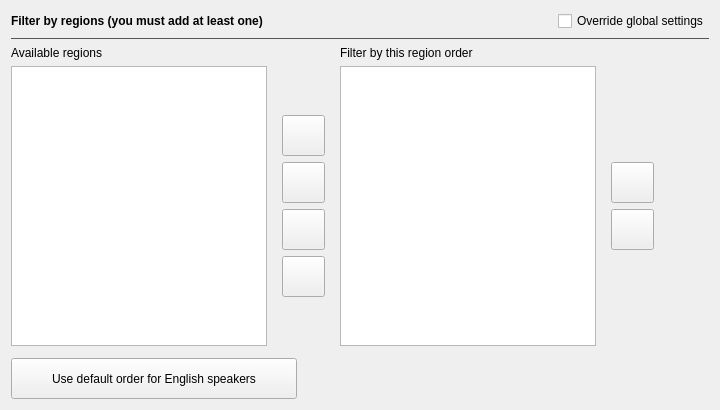
                   <widget class="QWidget" name="tabSystemRegions">
                    <attribute name="title">
                     <string>Regions</string>
                    </attribute>
                    <layout class="QVBoxLayout" name="verticalLayout">
                     <item>
                      <widget class="QWidget" name="gridSystemRegions" native="true">
                       <layout class="QGridLayout" name="gridLayoutSystemRegions">
                        <property name="leftMargin">
                         <number>0</number>
                        </property>
                        <property name="topMargin">
                         <number>0</number>
                        </property>
                        <property name="rightMargin">
                         <number>0</number>
                        </property>
                        <property name="bottomMargin">
                         <number>0</number>
                        </property>
                        <item row="3" column="3">
                         <widget class="QFrame" name="frameSystemRegionUpDown">
                          <property name="sizePolicy">
                           <sizepolicy hsizetype="Fixed" vsizetype="Preferred">
                            <horstretch>0</horstretch>
                            <verstretch>0</verstretch>
                           </sizepolicy>
                          </property>
                          <property name="minimumSize">
                           <size>
                            <width>60</width>
                            <height>0</height>
                           </size>
                          </property>
                          <property name="frameShape">
                           <enum>QFrame::NoFrame</enum>
                          </property>
                          <property name="frameShadow">
                           <enum>QFrame::Plain</enum>
                          </property>
                          <layout class="QVBoxLayout" name="verticalLayout_15">
                           <item>
                            <spacer name="verticalSpacerSystemRegionUpDownTop">
                             <property name="orientation">
                              <enum>Qt::Vertical</enum>
                             </property>
                             <property name="sizeHint" stdset="0">
                              <size>
                               <width>20</width>
                               <height>40</height>
                              </size>
                             </property>
                            </spacer>
                           </item>
                           <item>
                            <widget class="QPushButton" name="buttonSystemRegionUp">
                             <property name="sizePolicy">
                              <sizepolicy hsizetype="Fixed" vsizetype="Fixed">
                               <horstretch>0</horstretch>
                               <verstretch>0</verstretch>
                              </sizepolicy>
                             </property>
                             <property name="minimumSize">
                              <size>
                               <width>40</width>
                               <height>41</height>
                              </size>
                             </property>
                             <property name="font">
                              <font>
                               <family>Arial</family>
                               <pointsize>10</pointsize>
                               <bold>true</bold>
                              </font>
                             </property>
                             <property name="toolTip">
                              <string>Move the selected regions up in priority</string>
                             </property>
                             <property name="text">
                              <string/>
                             </property>
                             <property name="icon">
                              <iconset resource="resources.qrc">
                               <normaloff>:/Arrows/images/icons8-sort-up-100.png</normaloff>:/Arrows/images/icons8-sort-up-100.png</iconset>
                             </property>
                            </widget>
                           </item>
                           <item>
                            <widget class="QPushButton" name="buttonSystemRegionDown">
                             <property name="sizePolicy">
                              <sizepolicy hsizetype="Fixed" vsizetype="Fixed">
                               <horstretch>0</horstretch>
                               <verstretch>0</verstretch>
                              </sizepolicy>
                             </property>
                             <property name="minimumSize">
                              <size>
                               <width>40</width>
                               <height>41</height>
                              </size>
                             </property>
                             <property name="font">
                              <font>
                               <family>Arial</family>
                               <pointsize>10</pointsize>
                               <bold>true</bold>
                              </font>
                             </property>
                             <property name="toolTip">
                              <string>Move the selected regions down in priority</string>
                             </property>
                             <property name="text">
                              <string/>
                             </property>
                             <property name="icon">
                              <iconset resource="resources.qrc">
                               <normaloff>:/Arrows/images/icons8-sort-down-100.png</normaloff>:/Arrows/images/icons8-sort-down-100.png</iconset>
                             </property>
                            </widget>
                           </item>
                           <item>
                            <spacer name="verticalSpacerSystemRegionUpDownBottom">
                             <property name="orientation">
                              <enum>Qt::Vertical</enum>
                             </property>
                             <property name="sizeHint" stdset="0">
                              <size>
                               <width>20</width>
                               <height>40</height>
                              </size>
                             </property>
                            </spacer>
                           </item>
                          </layout>
                         </widget>
                        </item>
                        <item row="3" column="4">
                         <spacer name="horizontalSpacerSystemRegions">
                          <property name="orientation">
                           <enum>Qt::Horizontal</enum>
                          </property>
                          <property name="sizeHint" stdset="0">
                           <size>
                            <width>40</width>
                            <height>20</height>
                           </size>
                          </property>
                         </spacer>
                        </item>
                        <item row="2" column="2">
                         <widget class="QLabel" name="labelSystemSelectedRegions">
                          <property name="sizePolicy">
                           <sizepolicy hsizetype="Preferred" vsizetype="Preferred">
                            <horstretch>0</horstretch>
                            <verstretch>0</verstretch>
                           </sizepolicy>
                          </property>
                          <property name="font">
                           <font>
                            <family>Segoe UI</family>
                           </font>
                          </property>
                          <property name="text">
                           <string>Filter by this region order</string>
                          </property>
                          <property name="textInteractionFlags">
                           <set>Qt::NoTextInteraction</set>
                          </property>
                         </widget>
                        </item>
                        <item row="3" column="1">
                         <widget class="QFrame" name="frameSystemRegionLeftRight">
                          <property name="sizePolicy">
                           <sizepolicy hsizetype="Fixed" vsizetype="Preferred">
                            <horstretch>0</horstretch>
                            <verstretch>0</verstretch>
                           </sizepolicy>
                          </property>
                          <property name="minimumSize">
                           <size>
                            <width>60</width>
                            <height>0</height>
                           </size>
                          </property>
                          <property name="frameShape">
                           <enum>QFrame::NoFrame</enum>
                          </property>
                          <property name="frameShadow">
                           <enum>QFrame::Plain</enum>
                          </property>
                          <layout class="QVBoxLayout" name="verticalLayout_17">
                           <item>
                            <spacer name="verticalSpacerSystemRegionLeftRightTop">
                             <property name="orientation">
                              <enum>Qt::Vertical</enum>
                             </property>
                             <property name="sizeHint" stdset="0">
                              <size>
                               <width>20</width>
                               <height>40</height>
                              </size>
                             </property>
                            </spacer>
                           </item>
                           <item>
                            <widget class="QPushButton" name="buttonSystemRegionAllRight">
                             <property name="sizePolicy">
                              <sizepolicy hsizetype="Fixed" vsizetype="Fixed">
                               <horstretch>0</horstretch>
                               <verstretch>0</verstretch>
                              </sizepolicy>
                             </property>
                             <property name="minimumSize">
                              <size>
                               <width>40</width>
                               <height>41</height>
                              </size>
                             </property>
                             <property name="font">
                              <font>
                               <family>Arial</family>
                               <pointsize>10</pointsize>
                               <bold>true</bold>
                              </font>
                             </property>
                             <property name="toolTip">
                              <string>Move the remaining available regions to the end of the filter list</string>
                             </property>
                             <property name="text">
                              <string/>
                             </property>
                             <property name="icon">
                              <iconset resource="resources.qrc">
                               <normaloff>:/Arrows/images/icons8-end-100.png</normaloff>:/Arrows/images/icons8-end-100.png</iconset>
                             </property>
                             <property name="iconSize">
                              <size>
                               <width>16</width>
                               <height>16</height>
                              </size>
                             </property>
                            </widget>
                           </item>
                           <item>
                            <widget class="QPushButton" name="buttonSystemRegionRight">
                             <property name="sizePolicy">
                              <sizepolicy hsizetype="Fixed" vsizetype="Fixed">
                               <horstretch>0</horstretch>
                               <verstretch>0</verstretch>
                              </sizepolicy>
                             </property>
                             <property name="minimumSize">
                              <size>
                               <width>40</width>
                               <height>41</height>
                              </size>
                             </property>
                             <property name="font">
                              <font>
                               <family>Arial</family>
                               <pointsize>10</pointsize>
                               <bold>true</bold>
                              </font>
                             </property>
                             <property name="toolTip">
                              <string>Move the selected regions to the filter list</string>
                             </property>
                             <property name="text">
                              <string/>
                             </property>
                             <property name="icon">
                              <iconset resource="resources.qrc">
                               <normaloff>:/Arrows/images/icons8-sort-right-100.png</normaloff>:/Arrows/images/icons8-sort-right-100.png</iconset>
                             </property>
                             <property name="iconSize">
                              <size>
                               <width>16</width>
                               <height>16</height>
                              </size>
                             </property>
                            </widget>
                           </item>
                           <item>
                            <widget class="QPushButton" name="buttonSystemRegionLeft">
                             <property name="sizePolicy">
                              <sizepolicy hsizetype="Fixed" vsizetype="Fixed">
                               <horstretch>0</horstretch>
                               <verstretch>0</verstretch>
                              </sizepolicy>
                             </property>
                             <property name="minimumSize">
                              <size>
                               <width>40</width>
                               <height>41</height>
                              </size>
                             </property>
                             <property name="font">
                              <font>
                               <family>Arial</family>
                               <pointsize>10</pointsize>
                               <bold>true</bold>
                              </font>
                             </property>
                             <property name="toolTip">
                              <string>Move the selected regions to the available list</string>
                             </property>
                             <property name="text">
                              <string/>
                             </property>
                             <property name="icon">
                              <iconset resource="resources.qrc">
                               <normaloff>:/Arrows/images/icons8-sort-left-100.png</normaloff>:/Arrows/images/icons8-sort-left-100.png</iconset>
                             </property>
                            </widget>
                           </item>
                           <item>
                            <widget class="QPushButton" name="buttonSystemRegionAllLeft">
                             <property name="sizePolicy">
                              <sizepolicy hsizetype="Fixed" vsizetype="Fixed">
                               <horstretch>0</horstretch>
                               <verstretch>0</verstretch>
                              </sizepolicy>
                             </property>
                             <property name="minimumSize">
                              <size>
                               <width>40</width>
                               <height>41</height>
                              </size>
                             </property>
                             <property name="font">
                              <font>
                               <family>Arial</family>
                               <pointsize>10</pointsize>
                               <bold>true</bold>
                              </font>
                             </property>
                             <property name="toolTip">
                              <string>Move all regions in the filter list to the available list</string>
                             </property>
                             <property name="text">
                              <string/>
                             </property>
                             <property name="icon">
                              <iconset resource="resources.qrc">
                               <normaloff>:/Arrows/images/icons8-skip-to-start-100.png</normaloff>:/Arrows/images/icons8-skip-to-start-100.png</iconset>
                             </property>
                             <property name="iconSize">
                              <size>
                               <width>16</width>
                               <height>16</height>
                              </size>
                             </property>
                            </widget>
                           </item>
                           <item>
                            <spacer name="verticalSpacerSystemRegionLeftRightBottom">
                             <property name="orientation">
                              <enum>Qt::Vertical</enum>
                             </property>
                             <property name="sizeHint" stdset="0">
                              <size>
                               <width>20</width>
                               <height>40</height>
                              </size>
                             </property>
                            </spacer>
                           </item>
                          </layout>
                         </widget>
                        </item>
                        <item row="5" column="0" colspan="2">
                         <widget class="QPushButton" name="buttonSystemDefaultRegionOrder">
                          <property name="sizePolicy">
                           <sizepolicy hsizetype="Fixed" vsizetype="Fixed">
                            <horstretch>0</horstretch>
                            <verstretch>0</verstretch>
                           </sizepolicy>
                          </property>
                          <property name="minimumSize">
                           <size>
                            <width>286</width>
                            <height>41</height>
                           </size>
                          </property>
                          <property name="toolTip">
                           <string>Set a region order that prioritizes
English-speaking regions and 60Hz titles</string>
                          </property>
                          <property name="text">
                           <string>Use default order for English speakers</string>
                          </property>
                         </widget>
                        </item>
                        <item row="3" column="0">
                         <widget class="CustomList" name="listWidgetSystemAvailableRegions">
                          <property name="sizePolicy">
                           <sizepolicy hsizetype="Fixed" vsizetype="Expanding">
                            <horstretch>0</horstretch>
                            <verstretch>0</verstretch>
                           </sizepolicy>
                          </property>
                          <property name="minimumSize">
                           <size>
                            <width>220</width>
                            <height>0</height>
                           </size>
                          </property>
                          <property name="tabKeyNavigation">
                           <bool>true</bool>
                          </property>
                          <property name="showDropIndicator" stdset="0">
                           <bool>true</bool>
                          </property>
                          <property name="dragDropMode">
                           <enum>QAbstractItemView::DragDrop</enum>
                          </property>
                          <property name="defaultDropAction">
                           <enum>Qt::MoveAction</enum>
                          </property>
                          <property name="alternatingRowColors">
                           <bool>false</bool>
                          </property>
                          <property name="selectionMode">
                           <enum>QAbstractItemView::ExtendedSelection</enum>
                          </property>
                          <property name="sortingEnabled">
                           <bool>true</bool>
                          </property>
                         </widget>
                        </item>
                        <item row="1" column="0" colspan="5">
                         <widget class="Line" name="lineSystemRegionSeparator">
                          <property name="sizePolicy">
                           <sizepolicy hsizetype="Preferred" vsizetype="Fixed">
                            <horstretch>0</horstretch>
                            <verstretch>0</verstretch>
                           </sizepolicy>
                          </property>
                          <property name="palette">
                           <palette>
                            <active>
                             <colorrole role="WindowText">
                              <brush brushstyle="SolidPattern">
                               <color alpha="255">
                                <red>85</red>
                                <green>85</green>
                                <blue>85</blue>
                               </color>
                              </brush>
                             </colorrole>
                            </active>
                            <inactive>
                             <colorrole role="WindowText">
                              <brush brushstyle="SolidPattern">
                               <color alpha="255">
                                <red>85</red>
                                <green>85</green>
                                <blue>85</blue>
                               </color>
                              </brush>
                             </colorrole>
                            </inactive>
                            <disabled>
                             <colorrole role="WindowText">
                              <brush brushstyle="SolidPattern">
                               <color alpha="255">
                                <red>120</red>
                                <green>120</green>
                                <blue>120</blue>
                               </color>
                              </brush>
                             </colorrole>
                            </disabled>
                           </palette>
                          </property>
                          <property name="frameShadow">
                           <enum>QFrame::Plain</enum>
                          </property>
                          <property name="orientation">
                           <enum>Qt::Horizontal</enum>
                          </property>
                         </widget>
                        </item>
                        <item row="2" column="0">
                         <widget class="QLabel" name="labelSystemAvailableRegions">
                          <property name="sizePolicy">
                           <sizepolicy hsizetype="Preferred" vsizetype="Preferred">
                            <horstretch>0</horstretch>
                            <verstretch>0</verstretch>
                           </sizepolicy>
                          </property>
                          <property name="font">
                           <font>
                            <family>Segoe UI</family>
                           </font>
                          </property>
                          <property name="text">
                           <string>Available regions</string>
                          </property>
                          <property name="textInteractionFlags">
                           <set>Qt::NoTextInteraction</set>
                          </property>
                         </widget>
                        </item>
                        <item row="0" column="0" colspan="5">
                         <widget class="QFrame" name="frameSystemRegionsHeader">
                          <property name="sizePolicy">
                           <sizepolicy hsizetype="Expanding" vsizetype="Fixed">
                            <horstretch>0</horstretch>
                            <verstretch>0</verstretch>
                           </sizepolicy>
                          </property>
                          <property name="minimumSize">
                           <size>
                            <width>0</width>
                            <height>20</height>
                           </size>
                          </property>
                          <property name="frameShape">
                           <enum>QFrame::NoFrame</enum>
                          </property>
                          <property name="frameShadow">
                           <enum>QFrame::Plain</enum>
                          </property>
                          <property name="lineWidth">
                           <number>0</number>
                          </property>
                          <layout class="QHBoxLayout" name="horizontalLayout">
                           <property name="leftMargin">
                            <number>0</number>
                           </property>
                           <property name="topMargin">
                            <number>0</number>
                           </property>
                           <property name="rightMargin">
                            <number>0</number>
                           </property>
                           <property name="bottomMargin">
                            <number>0</number>
                           </property>
                           <item>
                            <widget class="QLabel" name="labelSystemFilterByRegions">
                             <property name="sizePolicy">
                              <sizepolicy hsizetype="Preferred" vsizetype="Preferred">
                               <horstretch>0</horstretch>
                               <verstretch>0</verstretch>
                              </sizepolicy>
                             </property>
                             <property name="font">
                              <font>
                               <family>Segoe UI</family>
                               <bold>true</bold>
                              </font>
                             </property>
                             <property name="lineWidth">
                              <number>0</number>
                             </property>
                             <property name="text">
                              <string>Filter by regions (you must add at least one)</string>
                             </property>
                             <property name="textInteractionFlags">
                              <set>Qt::NoTextInteraction</set>
                             </property>
                            </widget>
                           </item>
                           <item>
                            <widget class="QCheckBox" name="checkBoxSystemOverrideRegions">
                             <property name="sizePolicy">
                              <sizepolicy hsizetype="Fixed" vsizetype="Fixed">
                               <horstretch>0</horstretch>
                               <verstretch>0</verstretch>
                              </sizepolicy>
                             </property>
                             <property name="text">
                              <string>Override global settings</string>
                             </property>
                            </widget>
                           </item>
                          </layout>
                         </widget>
                        </item>
                        <item row="4" column="0">
                         <spacer name="verticalSpacerSystemRegionsEnglishButton">
                          <property name="orientation">
                           <enum>Qt::Vertical</enum>
                          </property>
                          <property name="sizeType">
                           <enum>QSizePolicy::Fixed</enum>
                          </property>
                          <property name="sizeHint" stdset="0">
                           <size>
                            <width>20</width>
                            <height>6</height>
                           </size>
                          </property>
                         </spacer>
                        </item>
                        <item row="3" column="2">
                         <widget class="CustomListSelfDrag" name="listWidgetSystemSelectedRegions">
                          <property name="sizePolicy">
                           <sizepolicy hsizetype="Fixed" vsizetype="Expanding">
                            <horstretch>0</horstretch>
                            <verstretch>0</verstretch>
                           </sizepolicy>
                          </property>
                          <property name="minimumSize">
                           <size>
                            <width>220</width>
                            <height>0</height>
                           </size>
                          </property>
                          <property name="tabKeyNavigation">
                           <bool>true</bool>
                          </property>
                          <property name="showDropIndicator" stdset="0">
                           <bool>true</bool>
                          </property>
                          <property name="dragDropMode">
                           <enum>QAbstractItemView::DragDrop</enum>
                          </property>
                          <property name="defaultDropAction">
                           <enum>Qt::MoveAction</enum>
                          </property>
                          <property name="alternatingRowColors">
                           <bool>false</bool>
                          </property>
                          <property name="selectionMode">
                           <enum>QAbstractItemView::ExtendedSelection</enum>
                          </property>
                         </widget>
                        </item>
                       </layout>
                      </widget>
                     </item>
                    </layout>
                   </widget>
